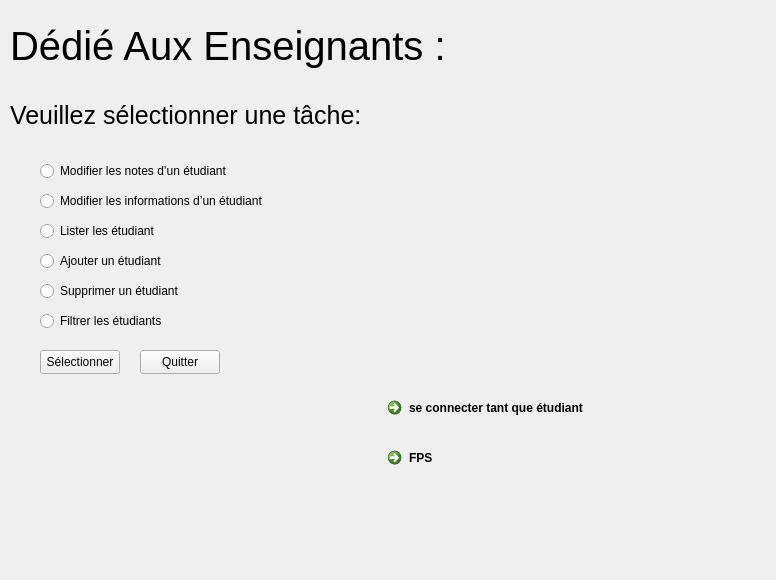
<?xml version="1.0" encoding="UTF-8"?>
<ui version="4.0">
 <class>partie_enseg</class>
 <widget class="QDialog" name="partie_enseg">
  <property name="geometry">
   <rect>
    <x>0</x>
    <y>0</y>
    <width>776</width>
    <height>580</height>
   </rect>
  </property>
  <property name="windowTitle">
   <string>Dialog</string>
  </property>
  <widget class="QCommandLinkButton" name="fps">
   <property name="geometry">
    <rect>
     <x>380</x>
     <y>440</y>
     <width>231</width>
     <height>41</height>
    </rect>
   </property>
   <property name="text">
    <string>FPS</string>
   </property>
  </widget>
  <widget class="QRadioButton" name="lister">
   <property name="geometry">
    <rect>
     <x>40</x>
     <y>220</y>
     <width>241</width>
     <height>22</height>
    </rect>
   </property>
   <property name="text">
    <string>Lister les étudiant</string>
   </property>
  </widget>
  <widget class="QRadioButton" name="filtrer">
   <property name="geometry">
    <rect>
     <x>40</x>
     <y>310</y>
     <width>241</width>
     <height>22</height>
    </rect>
   </property>
   <property name="text">
    <string>Filtrer les étudiants</string>
   </property>
  </widget>
  <widget class="QRadioButton" name="modif_info">
   <property name="geometry">
    <rect>
     <x>40</x>
     <y>190</y>
     <width>241</width>
     <height>22</height>
    </rect>
   </property>
   <property name="text">
    <string>Modifier les informations d’un étudiant</string>
   </property>
  </widget>
  <widget class="QLabel" name="label">
   <property name="geometry">
    <rect>
     <x>10</x>
     <y>0</y>
     <width>631</width>
     <height>91</height>
    </rect>
   </property>
   <property name="styleSheet">
    <string notr="true">QLabel{
font-size:40px;
	}</string>
   </property>
   <property name="text">
    <string>Dédié Aux Enseignants :</string>
   </property>
  </widget>
  <widget class="QRadioButton" name="suprimer">
   <property name="geometry">
    <rect>
     <x>40</x>
     <y>280</y>
     <width>241</width>
     <height>22</height>
    </rect>
   </property>
   <property name="text">
    <string>Supprimer un étudiant</string>
   </property>
  </widget>
  <widget class="QCommandLinkButton" name="commandLinkButton">
   <property name="geometry">
    <rect>
     <x>380</x>
     <y>390</y>
     <width>231</width>
     <height>41</height>
    </rect>
   </property>
   <property name="text">
    <string>se connecter tant que étudiant</string>
   </property>
  </widget>
  <widget class="QLabel" name="label_2">
   <property name="geometry">
    <rect>
     <x>10</x>
     <y>90</y>
     <width>391</width>
     <height>51</height>
    </rect>
   </property>
   <property name="styleSheet">
    <string notr="true">QLabel{
	font-size: 25px;
}</string>
   </property>
   <property name="text">
    <string>Veuillez sélectionner une tâche:</string>
   </property>
  </widget>
  <widget class="QPushButton" name="select">
   <property name="geometry">
    <rect>
     <x>40</x>
     <y>350</y>
     <width>80</width>
     <height>24</height>
    </rect>
   </property>
   <property name="text">
    <string>Sélectionner</string>
   </property>
  </widget>
  <widget class="QRadioButton" name="ajouter">
   <property name="geometry">
    <rect>
     <x>40</x>
     <y>250</y>
     <width>241</width>
     <height>22</height>
    </rect>
   </property>
   <property name="text">
    <string>Ajouter un étudiant</string>
   </property>
  </widget>
  <widget class="QRadioButton" name="modif_note">
   <property name="geometry">
    <rect>
     <x>40</x>
     <y>160</y>
     <width>241</width>
     <height>22</height>
    </rect>
   </property>
   <property name="text">
    <string>Modifier les notes d’un étudiant</string>
   </property>
  </widget>
  <widget class="QPushButton" name="pushButton_2">
   <property name="geometry">
    <rect>
     <x>140</x>
     <y>350</y>
     <width>80</width>
     <height>24</height>
    </rect>
   </property>
   <property name="text">
    <string>Quitter</string>
   </property>
  </widget>
 </widget>
 <resources/>
 <connections/>
</ui>
